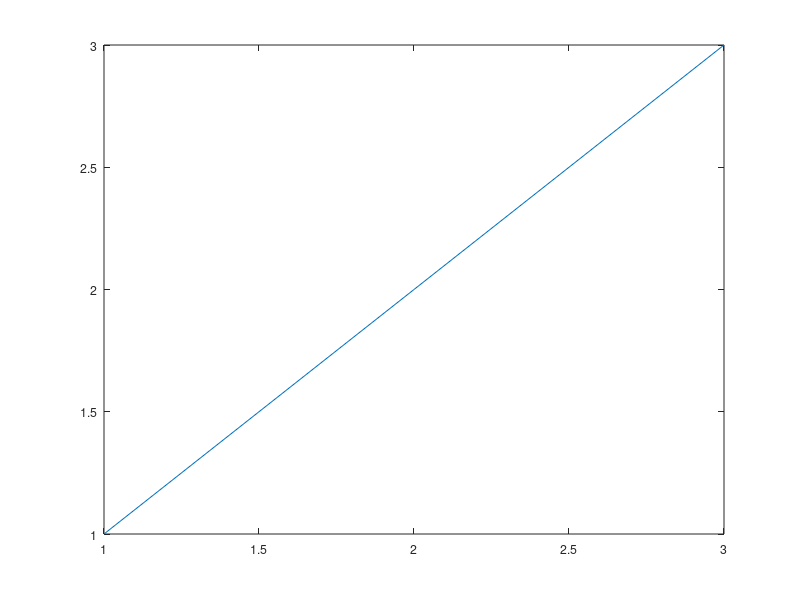

Reproduce this figure in MATLAB. (Note: this script raises an error after producing the figure.)
% Adjust these by trial and error:
x1=.2;
y1=.3;
top=0.8;
ScaleFact = 3;

% This is needed to fit in the x-label:
x0=.13;
y0=.11;
w0=.7750;
h0=.815;
h1=top-y1;
w1=w0*h1/h0;
set(gcf,'DefaultAxesFontSize',(4/3)*20/ScaleFact)
set(gcf,'DefaultTextFontSize',(4/3)*20/ScaleFact)
set(gcf,'DefaultAxesLineWidth',.5*w1/(w0*ScaleFact))
set(gcf,'DefaultLineLineWidth',.5*w1/(w0*ScaleFact))

plot([1 2 3])
set(gca,'pos',[x1 y1 w1/ScaleFact h1/ScaleFact])
xlabel('x axis')
ylabel('y axis')
title('Title')
print -deps labels
yl = get(gca,'ylabel');
set(yl,'Rotation',0)
pos = get(yl,'pos');
set(yl,'pos',[0.35 3])
print -deps labels-yhor
str = {'The answer is below:';
['It is ' num2str(pi)]};
title(str)  
print -deps multiline
